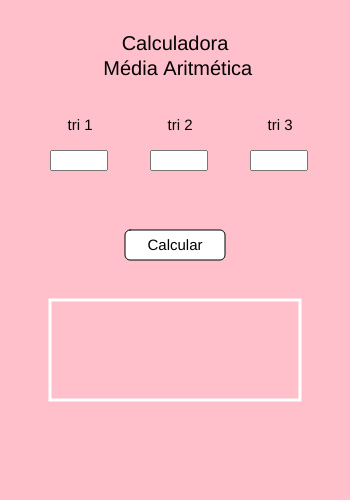
Frame 1 (no input)
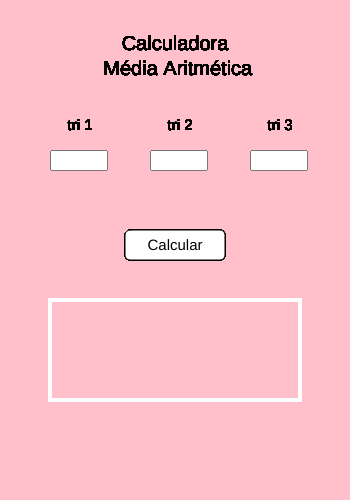
Frame 60 (no input)
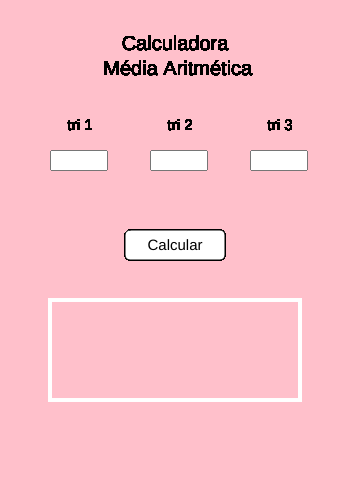
Frame 120 (the mouse pressed at the canvas centre since frame 60)

The p5.js sketch that drew these frames (run headless with seeded random() and noise() and a simulated clock; from frame 60 on, the mouse is pressed at the canvas centre):

// p5.js sketch
// ── sketch.js
//variaveis
var n1, n2, n3;
var tri1, tri2, tri3;
var media;
var resultado;
var mostrarResultado = false;
var botao;


function setup() {
  //criando area de trabalho
  createCanvas(350, 500);
  
   //cor de fundo
  background('pink');
  
  //criando caixa de texto
  n1 = createInput();
  n2 = createInput();
  n3 = createInput();
  
  //posicionando as caixas de texto
  n1.position(50, 150);
  n1.size(50);
  n2.position(150, 150);
  n2.size(50);
  n3.position(250, 150);
  n3.size(50);
}

function draw(){
  //textos
  textAlign(CENTER);
  textSize(20)
  text('Calculadora\n Média Aritmética',175,50)
  textSize(15)
  text('tri 1',80,130);
  text('tri 2',180,130);
  text('tri 3',280,130);
  
  //quadro do resultado
  push();
    noFill();
    stroke('white')
    strokeWeight(3)
    rect(50,300,250,100);
  pop();
  
  //botão
  rect(125,230,100,30,5)
  text('Calcular',175,250)
  
}

function mouseClicked(){
  console.log("clicou")
  if(mouseX>=125 && mouseX<=225 && mouseY>=230 && mouseY<=260){
    clicou();
  }
}

function clicou(){
   //cor de fundo
  background('pink');
  
  console.log("entrou!")
  //atribuindo valores das notas informadas
  nota1 = int(n1.value());
  nota2 = int(n2.value());
  nota3 = int(n3.value());
  
  //calculando a media
  media = (nota1 + nota2 + nota3)/3;
  console.log(media)
  //verificando a media
  if(media>5){
    resultado = 'Aprovado!';
  }else if(media>=3 && media<5){
    resultado = 'Recuperação!';
  }else{
    resultado = 'Reprovado!';
  }
  
  console.log(resultado)
  
  //mostrando resultado
  text(resultado,175,340);
  text('Média: '+media.toFixed(2),175,365);
}
